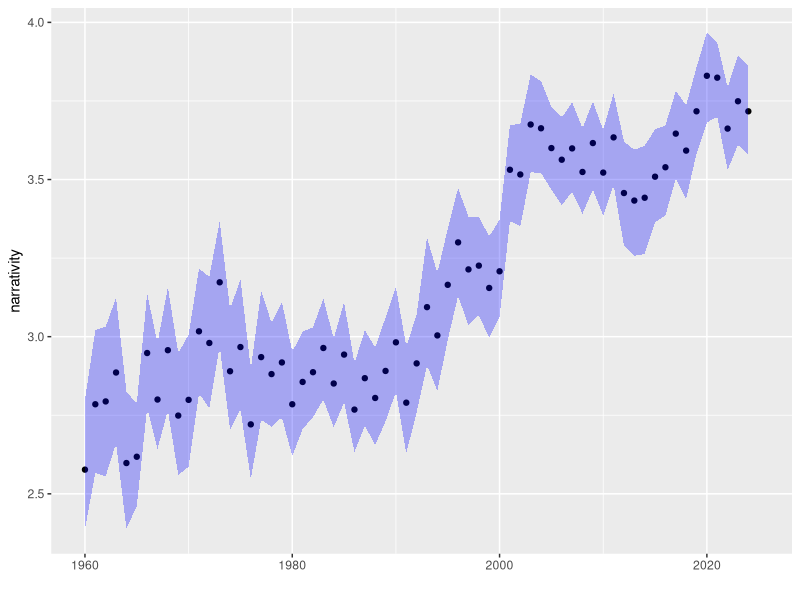

Write the R code that produced this figure.
library(ggplot2)

data=read.table("../data/billboard.hot100.yearly.data")
pdf("billboard_hot100_year.pdf", width=7)
ggplot(data, aes(x=V2, y=V1)) + geom_point() + geom_ribbon(aes(ymin=V3, ymax=V4), fill="blue", alpha=0.3) + xlim(1960,2025) + xlab("") + ylab("narrativity")
dev.off()
